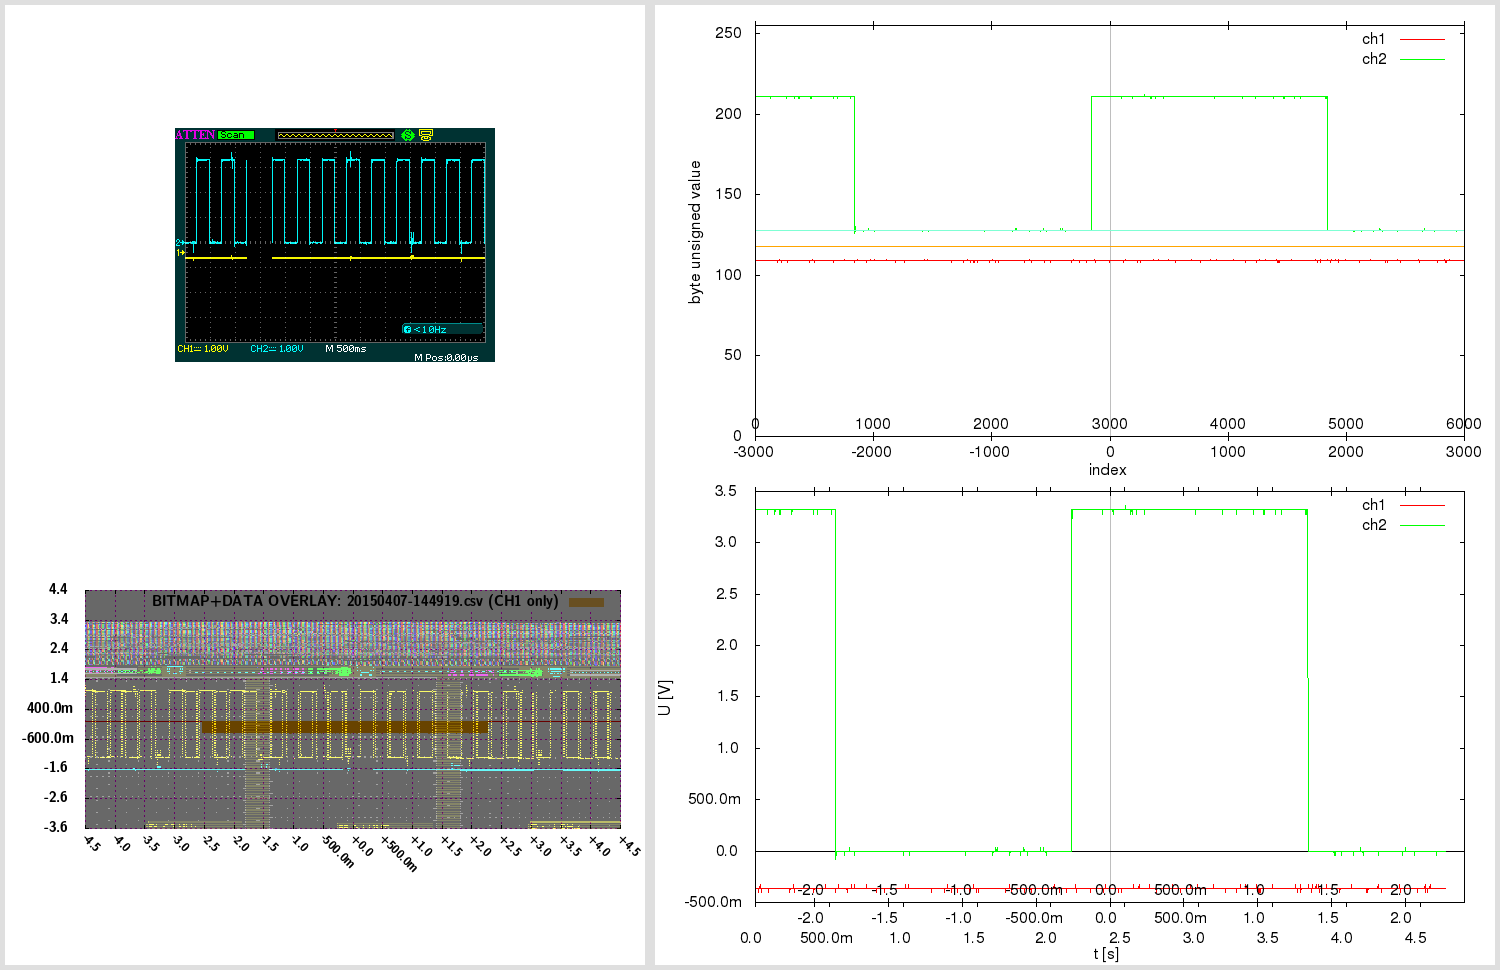

Reproduce this figure in gnuplot.

# 20150407-144919.gnuplot [generated by /home/warreee/attenload/adsparse-wave.pl]
# single gnuplot file, with two potentially independent scripts
# generates three plots: one based on integer, other based on real (SI) values
# and one bitmap overlay - and then montages them using ImageMagick

# attengrab .csv can just be centered (over t)
# -> the x=0 (t=0) will correspond to scope center
# (but .DAV/.CSV will also need extra sample alignment)

# in Linux, to see available fonts, do:
# fc-list --verbose | grep 'fullname:' | less
# the two fonts used here:
# LMSansDemiCond10-Regular or "Latin Modern Sans Demi Cond"; and Helvetica
# Helvetica doesn't even get reported on my system:
# $ fc-list --verbose | grep 'fullname:' | grep -i 'Helvetica\|Demi Cond'
#	fullname: "LM Sans Demi Cond 10 Regular"(s) "LMSansDemiCond10-Regular"(s)


print "Gnuplotting..."

## "master settings" (shared between both parts of script)

# line color - specified by linestyles
set style line 1 linetype 1 linecolor rgb "red"
set style line 2 linetype 1 linecolor rgb "green"
set style line 3 linetype 1 linecolor rgb "orange"
set style line 4 linetype 1 linecolor rgb "aquamarine"
set style line 5 linetype -1 linecolor rgb "black"
set style line 6 linetype -1 linecolor rgb "gray"
set style line 7 linetype 1 linecolor rgb "blue"


# VARIABLES ########### ########### ###########

fnbase="20150407-144919"
fn_bmp = fnbase . ".bmp"
fn_pngr = fnbase . "_r.png"
fn_pngi = fnbase . "_i.png"
fn_pngov = fnbase . "_ov.png"
fn_pngt = fnbase . "_tmp.png"
fn_pngo = fnbase . ".png"

# scope screen(shot) properties
tdiv = 0.5          # T/DIV (50e-9)
toffs = 0        # time offset (scope) (200e-9)
vdiv1 = 1        # V/DIV CH1 (500e-3)
vdiv2 = 1         # V/DIV CH2 (50e-3)
voffs1 = -0.4         # volt offset CH1 (-1.5)
voffs2 = 0       # volt offset CH2 (100e-3)
sampintp  = 0.0008    # (500e-12)
sampintf  = 1/sampintp
sratacqf  = 5000      # (250e6)
sratacqp  = 1/sratacqf
#osf = 1.00    # oversample factor (multiplies .CSV and .DAV time domain) # unused here
adsFactor = 1.28

# (edges of current capture and divisions)
scope_hdiv=18
scope_vdiv=8
# enforce floating point (see below)
scope_trange = scope_hdiv*tdiv*1.0    # (900e-9)
scope_left=toffs-(scope_trange/2)     # (-250e-9)
scope_right=toffs+(scope_trange/2)    # (650e-9)
scope_bottom=-voffs1-(scope_vdiv*vdiv1/2) # -500e-3
scope_top=-voffs1+(scope_vdiv*vdiv1/2)    # 3.5

totalch1Vspan=scope_vdiv*vdiv1
totalch2Vspan=scope_vdiv*vdiv2
ch1Vcoeff = adsFactor*totalch1Vspan/(2**8)
ch2Vcoeff = adsFactor*totalch2Vspan/(2**8)

voffs1int = voffs1/ch1Vcoeff  # -10
voffs2int = voffs2/ch2Vcoeff  # 0

acsv_fn = fnbase . '.csv' # '20130020-013902.csv' # from attenload tmp_wav
acsz=6000         # tmp_wav/.csv size (900)
fts=0.0008         # final timestep (sampling period)
# here scope_trange could be 18*1, with acsz 16000;
# if as integer, 18/16000 would be 0 - enforce floating point
# above enforcing scope_trange to float doesn't work,
# must again here:
tdivp = 1.0*scope_trange/acsz   # sampling rate, based on scope range and numsamples in tmp (1ns)
tdivf = 1/tdivp             # freq based on that sampling rate

# just in case - not needed usually:
triglevel=480e-3
trigholdoff=100e-9

toffsamp = toffs/fts		# 0
# time finetune offset - int (samples) (depends on range)
tfoi = -164


#### extract bitmap from .png, if .bmp not present
# was -crop 480x234+10+10; now -crop 480x234+95+128

cmdstr = 'if (! test -f "'.fn_bmp.'") ; then \
  echo -n "'.fn_bmp.' not found .. " ; \
  if [ -f "'.fn_pngo.'" ] ; then \
    echo -n "'.fn_pngo.' found - extracting" ; \
    convert -crop 480x234+95+128 "'.fn_pngo.'" "'.fn_bmp.'" ; \
  else \
    echo -n "'.fn_pngo.' not found - cannot extract" ; \
  fi ; \
else \
  echo -n "'.fn_bmp.' found - using that" ; \
fi; echo'

#print cmdstr
# note - since cmdstr above uses double quotes,
# must use single quotes for bash here!:
print system("bash -c '". cmdstr ."' 2>&1")


##################################
###### plot directly with unsigned byte data

set terminal png size 840,480
set termoption enhanced
set termoption font "Helvetica, 12"

set output fn_pngi
set datafile separator ","

# set axis label
set xlabel "index" offset 0.0,0.8
set ylabel "byte unsigned value" offset 1.0,0.0


# horizontal line as functions
zeroline(x)=128
ch1offs(x)=128+voffs1int # (-10)
ch2offs(x)=128+voffs2int # (0)

# vertical line - headless arrow
# "y" scope axis in middle:
ymI = acsz/2
set arrow from ymI,0 to ymI,255 nohead ls 5
# time offset:
toI = ymI - toffs/fts
set arrow from toI,0 to toI,255 nohead ls 6


# must use multiplot here, to have two x-axes
# and thus, must set lmargin, so both graphs match

set size 1.0,0.9      # 0.1/2 = 0.05
set bmargin 0
set lmargin 10
set yrange [0:255] # 8-bit


set multiplot

set origin 0,0.1
set xrange [0:acsz]
set xtics in
set xtics offset 0,graph 0.08
plot \
  zeroline(x) with lines notitle ls 5,\
  acsv_fn using 1:2 with lines title "ch1" ls 1, \
  "" using 1:3 with lines title "ch2" ls 2, \
  ch1offs(x) with lines notitle ls 3, \
  ch2offs(x) with lines notitle ls 4

unset arrow # if big offset, line from prev. can 'leak' in next at diff place, so reset

set origin 0,0.1
set xtics out
set xtics offset 0,graph 0.02
set xrange [-acsz/2:acsz/2-1]
#set xtics nomirror 500
set noytics
set noylabel
unset xlabel # set xlabel ""
set border 1
plot 0 notitle

set nomultiplot


### reset previous settings
#unset border # no work for default
set border    # Draw default borders:
set ytics
unset yrange


##################################
###### plot with converted real SI units

# reset # resets set style line!

set terminal png size 840,480
set termoption enhanced
set termoption font "Helvetica, 12"

set output fn_pngr
set datafile separator ","

# set axis label
set xlabel "t [s]" offset 0.0,0.1
set ylabel "U [V]" offset 1.0,0.0

# axis tics format
set format y "%.1s%c"
set format x "%.1s%c"


# horizontal line as functions
zerolineR(x)=0
# don't show real offsets; they could be way off depending on V/DIV
#ch1offsR(x)=0+(-0.4)
#ch2offsR(x)=0+(0)

# "y" scope axis in middle (the +1 added to ymI so it snaps at 0):
ymR=(ymI+1)*fts
set arrow from ymR,graph 0 to ymR,graph 1 nohead ls 5
# time offset:
toR=toI*fts
set arrow from toR,graph 0 to toR,graph 1 nohead ls 6
# indicate scope range here too
set arrow from scope_left+toR,graph 0 to scope_left+toR,graph 1 nohead ls 7
set arrow from scope_right+toR,graph 0 to scope_right+toR,graph 1 nohead ls 7


# must use multiplot here, to have two x-axes
# and thus, must set lmargin, so both graphs match

set size 1.0,0.9      # 0.1/2 = 0.05
set bmargin 0
set lmargin 10
set yrange [] writeback # since we don't set explicity, must save autorange
set autoscale y

set multiplot

set origin 0,0.13
set xrange [0:acsz*fts]
set xtics out
set xtics offset 0,graph -0.03
plot \
  zerolineR(x) with lines notitle ls 5,\
  acsv_fn using ($4+tfoi*fts):5 with lines title "ch1" ls 1, \
  "" using ($4+tfoi*fts):6 with lines title "ch2" ls 2

set yrange restore # this saves the found yrange after `plot`
unset arrow # if big offset, line from prev. can 'leak' in next at diff place, so reset

set origin 0,0.13
set xtics out
set xtics offset 0,graph 0.02
set xrange [(-acsz/2)*fts:(acsz/2-1)*fts]
set noytics
set noylabel
unset xlabel # set xlabel ""
set border 1
plot GPVAL_Y_MIN notitle

set origin 0,0.13
set xtics in
set xtics offset 0,graph 0.08
# wrong to put xrange [scope_left:scope_right] here;
# as [scope_left:scope_right] could be a snippet,
# and this graph shows entire capture!
# simply move the previous scale for toffset
toRR=(acsz/2.)*fts-toR
set xrange [(-acsz/2)*fts+toRR:(acsz/2-1)*fts+toRR]
set noytics
set noylabel
unset xlabel # set xlabel ""
set border 1
plot GPVAL_Y_MIN notitle

set nomultiplot


##################################
###### plot with bitmap and data overlay

# here 840,480 remains as output png size,
# even if not set explicitly; also, make
# the height smaller - so can have gravity North in montage

set terminal png truecolor size 640,305 # size 840,480
set termoption enhanced
myfont="LMSansDemiCond10-Regular"   # LMSansDemiCond10-Regular or "Latin Modern Sans Demi Cond"
# cannot do concatenation direct in termoption line, so in separate string
myfontb="".myfont.", 12"
set termoption font myfontb

set output fn_pngov
set datafile separator ","


set autoscale
unset xtics
unset ytics
unset border
unset arrow # delete all arrows
unset object # (hopefully) delete objects?

set xrange [scope_left:scope_right]
xticstep=(scope_right-scope_left)/scope_hdiv
set xtics in scope_left,xticstep,scope_right scale 1
set yrange [scope_bottom:scope_top]
yticstep=(scope_top-scope_bottom)/scope_vdiv
set ytics in scope_bottom,yticstep,scope_top scale 1
set grid xtics ytics back linecolor rgb "magenta"
# right is only gnuplot 4.6 - without it ok w/ 4.4
#set xtics rotate by -45 offset 2.5,-1.50 right format "%+.1s%c" font myfont.',10'
set xtics rotate by -45 offset 0.0,0.0 format "%+.1s%c" font myfont.',10'
set key noenhanced

# dimensions of scope screenshot bitmap
bmp_w=480
bmp_h=234

# alpha bmp transparency [0:255]
bmp_alpha = 150
# boxes fillstyle transparent solid 0.10
box_transp = (1.-(acsz/16384.))*0.9 + 0.10

# plot string for data in transparent bitmap:
plot1au = "(($0-acsz/2.+tfoi)*fts+toffs):($5)"

# bmp_w=480 bmp_h=234 ; inside 451x201+15+14
# on plot: scope_left:scope_right and scope_bottom:scope_top!
# (so toffset is built in!)

bdx = scope_trange/(451.0-1)  # [s/pixel] /451: 1.99557e-09 vs 2.000e-9 manually
bdy = totalch1Vspan/(201.0-1) # [V/pixel] /201: 0.0199005 vs 0.02005 manually
bofx = -((scope_trange/2.0)-toffs+(15.0+0)*bdx) #-15.0*bdx # -2.8e-7
bofy = -((totalch1Vspan/2.0)+voffs1+(14.0+5)*bdy) #-14.0*bdy # -0.88

# seems `boxes fillstyle transparent solid 0.40` makes some seethroughs
# or something with bmp alpha overlay; but even without, all the same?
# because the red + blue (somehow inverted) creates a gray.. better green or orange

_plot_str = "zerolineR(x) with lines notitle ls 1,\
acsv_fn \
  using ".plot1au." with boxes fillstyle transparent solid box_transp noborder linestyle 3\
  title 'BITMAP+DATA OVERLAY: '.acsv_fn.' (CH1 only)',\
fn_bmp \
  binary array=(bmp_w,bmp_h) skip=54 format='%uchar' \
  dx=bdx dy=bdy origin=(bofx,bofy) \
  using 1:2:3:(bmp_alpha) \
  with rgbalpha t ''"

# seems actual plot in screenshot bitmap (480 × 234)
#  is at: 451x201+15+14; aspect ratio 201/451 = 0.445676
set size ratio 0.445676

eval("plot " . _plot_str)




##################################
###### montage commands

# used to be in attengrab; now here
# call ImageMagick montage via system
# and montage in `gnuplot` (easier to separate)

print "Montaging images..."
# this works in ImageMagick 6.6.2-6, but not in 6.5.7-8
#      '.fn_pngov.' -gravity Center -extent x480  \#
# must spec -extent 640x480 for 6.5

cmdstr = 'montage \
  <(montage \
    <(convert \
      '.fn_bmp.' -gravity Center -crop 640x480-10+0! -flatten  \
      bmp:-) \
    <(convert \
      '.fn_pngov.' -gravity Center -extent 640x480  \
      bmp:-) \
  -tile 1x -geometry +0+0  \
  bmp:-) \
  <(montage \
    '.fn_pngi.' \
    '.fn_pngr.' \
  -tile 1x -geometry +0+0  \
  bmp:-) \
-geometry +0+0 -border 5 \
'.fn_pngo

print cmdstr
print system('bash -c "'. cmdstr .'" 2>&1')

print "Deleting temp files ..."

delcmd = "rm"

# leave the bitmap for now
# actually, let attengrab handle it - since
# it may need to be re-taken!
# #cmdstr = delcmd ." ". fn_bmp
# #print cmdstr . "  " . system(cmdstr . " 2>&1")

cmdstr = delcmd ." ". fn_pngr
print cmdstr . "  " . system(cmdstr . " 2>&1")

cmdstr = delcmd ." ". fn_pngi
print cmdstr . "  " . system(cmdstr . " 2>&1")

cmdstr = delcmd ." ". fn_pngov
print cmdstr . "  " . system(cmdstr . " 2>&1")




# note:
# set terminal png size 840,480 # size defaults to 640x480 px
# set terminal pdf size 10,3 # size defaults to 5x3 in
# enhanced text: set termoption enhanced

# vertical line - headless arrow
# need ymin and ymax; gnuplot gives them only after plot -
# - and even then they do not correspond to end ticks
# - and even then, cannot get the arrow to show, after the second `plot`
# .. nor can I edit it anyhow; it must run before the first `plot`
# so instead of that, position y coordinates relative to graph (0 to 1)
#set arrow 1 from graph 0.5,0 to graph 0.5,1 nohead ls 5

# in multiplot, yrange should be after the size command
# note: xrange could be 2250 or 450
# so leave it to autoscale here? will be accurate since it's integer index...
# now set explicitly by script # below in multiplot

# axis tics format
# for engineering notation - 'help format specifiers':
# "A 'scientific' power is one such that the exponent is a multiple of three."

# print "Montaging images..."

# "The 'tile' size is then set to the largest dimentions
# of all the resized images, and the size actually specified."
# "by removing the 'size' component, non of the images will
# be resized, and the 'tile' size will be set to the largest
# dimensions of all the images given"
# not so simple: http://unix.stackexchange.com/questions/4046/
# can be done in one command with bash subprocess pipes (bash only)
# was: .fn_bmp.' -gravity NorthWest ; fn_pngov.' -gravity North
# can pad with -gravity Center -extent 640x480;
# but also with crop! -flatten - there have offset too!
# -geometry +2+2 can also mess up the last -border 5 !

# bmp scale worked for:
# bmp_w=480 bmp_h=234 ; inside 451x201+15+14
# tdiv = 5e-08,  toffs = 2e-07,  vdiv1 = 0.5,   voffs1 = -1.5,
# dx=2.000e-9 dy=0.02005 origin=(-2.8e-7,-0.88) for
# tspan = 18*tdiv = 18*5e-08 = 9e-07s
# vspan1 = 8*vdiv1 = 8*0.5 = 4V
# tspan/451 = 9e-07/451 = 1.99557e-09 s/pixel
# vspan1/201 = 4/201 = 0.0199005 V/pixel
# bdx=tspan/(451-1) = '9e-07/(451-1)' = 2e-09
# bdy=vspan1/(201-1) = '4/(201-1)' = 0.02
# 15*bdx = 15*2e-9 = 3e-08
# 14*bdy = 14*0.02 = 0.28
# 15*1.99557e-09 = 2.99335e-08
# 14*0.0199005 = 0.278607
